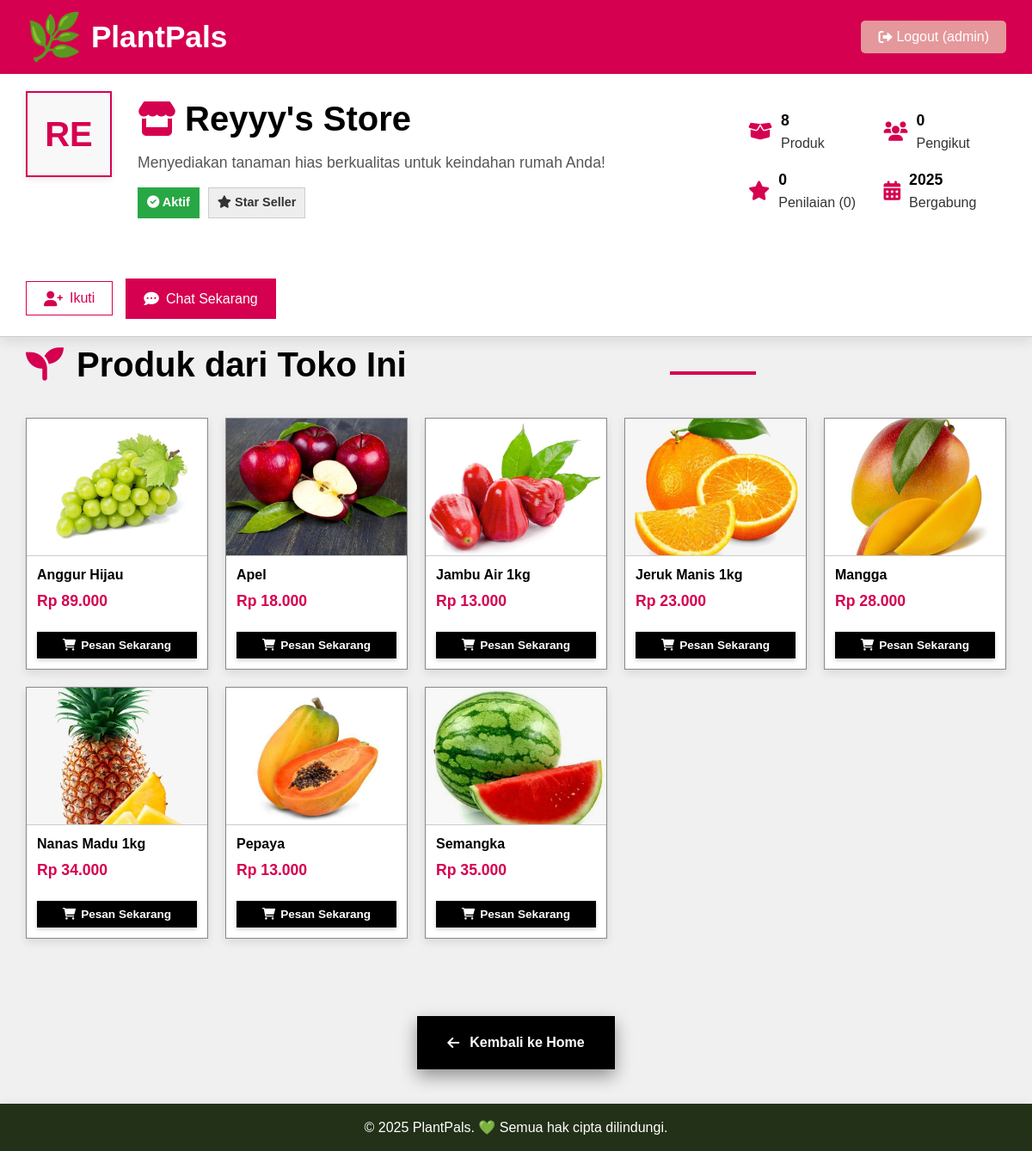
/store_profile_buyer.php?store_id_string=toko_ada_buah_1749587744 (signed in), run on an earlier commit of the app's database.
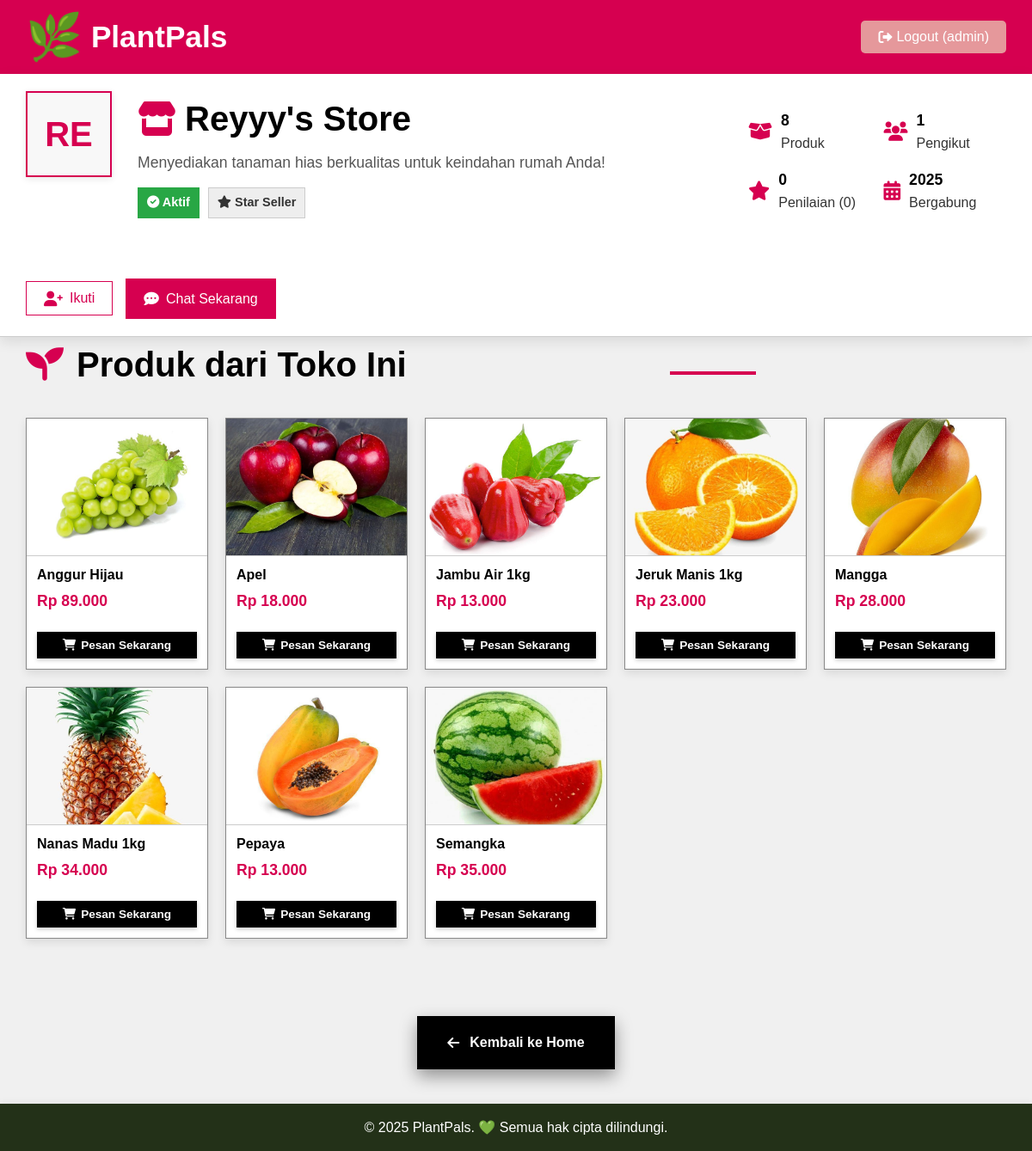
And on a later commit of the database.
### tables this page shows
CREATE TABLE `stores` (
  `id` int(11) NOT NULL,
  `store_id_string` varchar(50) NOT NULL,
  `name` varchar(255) NOT NULL,
  `address` text NOT NULL,
  `phone_number` varchar(20) DEFAULT NULL,
  `email` varchar(100) DEFAULT NULL,
  `seller_user_id` int(11) NOT NULL,
  `created_at` timestamp NOT NULL DEFAULT current_timestamp(),
  `updated_at` timestamp NOT NULL DEFAULT current_timestamp() ON UPDATE current_timestamp(),
  `followers_count` int(11) DEFAULT 0
);

CREATE TABLE `users` (
  `id` int(11) NOT NULL,
  `username` varchar(50) NOT NULL,
  `password` varchar(255) NOT NULL,
  `email` varchar(100) DEFAULT NULL,
  `full_name` varchar(100) DEFAULT NULL,
  `phone_number` varchar(20) DEFAULT NULL,
  `address` text DEFAULT NULL,
  `role` enum('buyer','seller','admin') NOT NULL DEFAULT 'buyer',
  `created_at` timestamp NOT NULL DEFAULT current_timestamp()
);

CREATE TABLE `products` (
  `id` int(11) NOT NULL,
  `name` varchar(100) NOT NULL,
  `img` varchar(255) DEFAULT NULL,
  `scientific_name` varchar(100) DEFAULT NULL,
  `family` varchar(100) DEFAULT NULL,
  `description` text DEFAULT NULL,
  `habitat` text DEFAULT NULL,
  `care_instructions` text DEFAULT NULL,
  `unique_fact` text DEFAULT NULL,
  `price` decimal(10,2) NOT NULL,
  `stock` int(11) NOT NULL DEFAULT 0,
  `seller_id` int(11) DEFAULT NULL,
  `category_id` int(11) DEFAULT NULL,
  `created_at` timestamp NOT NULL DEFAULT current_timestamp(),
  `updated_at` timestamp NOT NULL DEFAULT current_timestamp() ON UPDATE current_timestamp()
);

### store_profile_buyer.php (the view, shortened to what this page needs)
<?php
$username = htmlspecialchars($_SESSION['username']);
$user_id = $_SESSION['id'];
require_once 'config.php';
$store_details = null;
$all_store_products = [];
$store_id_string_param = $_GET['store_id_string'] ?? '';
$store_average_rating = 0;
$store_total_reviews_count = 0;
$store_product_count = 0;
$store_join_date = 'N/A';
$is_following = false;
$store_followers_count = 0;
if (!empty($store_id_string_param)) {
    $stmt_store = mysqli_prepare($conn, "SELECT s.id, s.store_id_string, s.name, s.address, s.phone_number, s.email, s.seller_user_id, u.username as seller_username, u.created_at as seller_join_date, s.followers_count
                                        FROM stores s
                                        JOIN users u ON s.seller_user_id = u.id
                                        WHERE s.store_id_string = ? AND u.role = 'seller'");
    if ($stmt_store) {
        mysqli_stmt_bind_param($stmt_store, "s", $store_id_string_param);
        mysqli_stmt_execute($stmt_store);
        $result_store = mysqli_stmt_get_result($stmt_store);
        $store_details = mysqli_fetch_assoc($result_store);
    }
    if ($store_details) {
        $store_join_date = date('Y', strtotime($store_details['seller_join_date']));
        $store_followers_count = $store_details['followers_count'];
        $stmt_products = mysqli_prepare($conn, "SELECT id, name, img, price, stock, family FROM products WHERE seller_id = ? AND stock > 0 ORDER BY name ASC");
        if ($stmt_products) {
            mysqli_stmt_bind_param($stmt_products, "i", $store_details['seller_user_id']);
            mysqli_stmt_execute($stmt_products);
            $result_products = mysqli_stmt_get_result($stmt_products);
            while ($row_product = mysqli_fetch_assoc($result_products)) {
                $all_store_products[] = $row_product;
            }
            $store_product_count = count($all_store_products);
        }
        $sql_store_reviews_stats = "SELECT COUNT(pr.id) AS total_reviews, AVG(pr.rating) AS avg_rating
                                    FROM product_reviews pr
                                    JOIN products p ON pr.product_id = p.id
                                    WHERE p.seller_id = ?";
        if ($stmt_store_reviews_stats = mysqli_prepare($conn, $sql_store_reviews_stats)) {
            mysqli_stmt_bind_param($stmt_store_reviews_stats, "i", $store_details['seller_user_id']);
            mysqli_stmt_execute($stmt_store_reviews_stats);
            mysqli_stmt_bind_result($stmt_store_reviews_stats, $total_reviews, $avg_rating);
            $store_total_reviews_count = $total_reviews ?? 0;
            $store_average_rating = round($avg_rating ?? 0, 1);
        } else {
            error_log("Error preparing store reviews stats statement: " . mysqli_error($conn));
        }
    }
}
?>
<!DOCTYPE html>
<html lang="id">
<head>
    <link rel="stylesheet" href="/PlantPals/css/main_styles.css">
    <link rel="stylesheet" href="/PlantPals/css/admin_seller_styles.css">
    <link rel="stylesheet" href="https://cdnjs.cloudflare.com/ajax/libs/font-awesome/6.0.0-beta3/css/all.min.css">
</head>
<body>
    <header>
        <h1><span class="emoji">🌿</span> PlantPals</h1>
        <form action="/PlantPals/logout.php" method="post" style="margin:0;">
            <button class="logout-btn" type="submit" name="logout"><i class="fas fa-sign-out-alt"></i> Logout (<?php echo htmlspecialchars($username); ?>)</button>
        </form>
    </header>
    <?php if ($store_details): ?>
    <div class="store-header-area">
        <div class="store-header-content"> <div class="store-logo-wrapper">
                <span class="store-logo-initials">
                    <?php echo htmlspecialchars(strtoupper(substr($store_details['name'], 0, 2))); ?>
                </span>
                </div>
            <div class="store-info-main">
                <h1 class="store-name-display"><i class="fas fa-store"></i> <?php echo htmlspecialchars($store_details['name']); ?></h1>
                <p class="store-slogan">Menyediakan tanaman hias berkualitas untuk keindahan rumah Anda!</p>
                <div class="store-badges">
                    <span class="store-badge active"><i class="fas fa-check-circle"></i> Aktif</span>
                    <span class="store-badge"><i class="fas fa-star"></i> Star Seller</span> </div>
            </div>
            <div class="store-stats-grid">
                <div class="store-stat-item">
                    <i class="fas fa-box-open"></i>
                    <div>
                        <div class="store-stat-value"><?php echo htmlspecialchars($store_product_count); ?></div>
                        <div>Produk</div>
                    </div>
                </div>
                <div class="store-stat-item">
                    <i class="fas fa-users"></i>
                    <div>
                        <div class="store-stat-value"><?php echo htmlspecialchars($store_followers_count); ?></div> <div>Pengikut</div>
                    </div>
                </div>
                <div class="store-stat-item">
                    <i class="fas fa-star"></i>
                    <div>
                        <div class="store-stat-value"><?php echo htmlspecialchars($store_average_rating); ?></div>
                        <div>Penilaian (<?php echo htmlspecialchars($store_total_reviews_count); ?>)</div>
                    </div>
                </div>
                <div class="store-stat-item">
                    <i class="fas fa-calendar-alt"></i>
                    <div>
                        <div class="store-stat-value"><?php echo htmlspecialchars($store_join_date); ?></div>
                        <div>Bergabung</div>
                    </div>
                </div>
            </div>
            <div class="store-actions">
                <?php if ($store_details['seller_user_id'] != $user_id):  ?>
                <button class="btn outlined" id="followBtn" data-store-id="<?php echo htmlspecialchars($store_details['id']); ?>">
                    <i class="fas fa-user-plus"></i> <span id="followText"><?php echo $is_following ? 'Diikuti' : 'Ikuti'; ?></span>
                </button>
                <?php else: ?>
                <span class="btn followed" style="cursor: default;"><i class="fas fa-store"></i> Ini Toko Anda</span>
                <?php endif; ?>
                <a href="/PlantPals/dashboard.php?page=chat&seller_id=<?php echo htmlspecialchars($store_details['seller_user_id']); ?>&store_id=<?php echo htmlspecialchars($store_details['id']); ?>&subject=Pesan untuk Toko <?php echo urlencode($store_details['name']); ?>" class="btn">
                    <i class="fas fa-comment-dots"></i> Chat Sekarang
                </a>
            </div>
        </div>
    </div>
    <?php endif; ?>
    <div class="main-content-area" style="padding: 0; margin-top: 0;">
        <?php if ($store_details): ?>
            <div class="products-section-container" style="max-width: none; border: none; box-shadow: none; background-color: transparent; padding: 0 30px;"> <h3 class="products-section-title" style="margin-top: 0; margin-bottom: 30px;"><i class="fas fa-seedling"></i> Produk dari Toko Ini</h3>
                <?php if (empty($all_store_products)):  ?>
                    <div class="no-products-message">
                        <i class="fas fa-box-open"></i>
                        <h2>Oops!</h2>
                        <p>Toko ini belum memiliki produk yang tersedia saat ini.</p>
                    </div>
                <?php else: ?>
                    <div class="products-from-store-grid">
                        <?php foreach ($all_store_products as $product):  ?>
                            <div class="card" data-category="<?php echo htmlspecialchars($product['family'] ?? 'Lainnya');  ?>">
                                <img src="<?php echo htmlspecialchars($product['img']); ?>" alt="<?php echo htmlspecialchars($product['name']); ?>" />
                                <div class="card-content">
                                    <h4><?php echo htmlspecialchars($product['name']); ?></h4>
                                    <p class="price">Rp <?php echo number_format($product['price'], 0, ',', '.'); ?></p>
                                </div>
                                <button class="buy-button"
                                        onclick="window.location.href='order_form.php?action=buy_now_single_product&product_id=<?php echo htmlspecialchars($product['id']); ?>&product_name=<?php echo urlencode(htmlspecialchars($product['name'])); ?>&product_price=<?php echo htmlspecialchars($product['price']); ?>&store_id_string=<?php echo htmlspecialchars($store_details['store_id_string']); ?>&store_name=<?php echo urlencode(htmlspecialchars($store_details['name'] . ' - (' . ($store_details['address'] ?? 'Alamat Tidak Diketahui') . ')')); ?>&quantity=1';"
                                        <?php echo ($product['stock'] <= 0 ? 'disabled' : ''); ?>>
                                    <i class="fas fa-shopping-cart"></i> <?php echo ($product['stock'] <= 0 ? 'Stok Habis' : 'Pesan Sekarang'); ?>
                                </button>
                            </div>
                        <?php endforeach; ?>
                    </div>
                <?php endif; ?>
            </div>
        <?php endif; ?>
        <div class="back-btn-container">
            <a href="/PlantPals/dashboard.php?page=home" class="back-btn"><i class="fas fa-arrow-left"></i> Kembali ke Home</a>
        </div>
    </div>
    <footer>
        <p>&copy; 2025 PlantPals. 💚 Semua hak cipta dilindungi.</p>
    </footer>
</body>
</html>

### CSS/main_styles.css (style rules this page uses)
* { box-sizing: border-box; margin: 0; padding: 0; }
body { font-family: 'Poppins', sans-serif; line-height: 1.6; background: linear-gradient(to right, #FFFF); color: #333; min-height: 100vh; display: flex; flex-direction: column; }
h1, h2, h3, h4, h5, h6, .section-heading, .section-sub-title { font-family: 'Montserrat', sans-serif; }
a { color: #D60050; text-decoration: none; transition: color 0.3s ease; }
header { background-color: #D60050; color: white; padding: 15px 30px; display: flex; justify-content: space-between; align-items: center; box-shadow: 0 4px 10px rgba(0,0,0,0.1); flex-wrap: wrap; gap: 15px; }
header h1 { font-size: 2.2rem; margin: 0; display: flex; align-items: center; }
header h1 .emoji { font-size: 1.5em; margin-right: 10px; line-height: 1; }
.logout-btn { background-color: #E5989B; color: white; border: none; padding: 10px 20px; border-radius: 5px; cursor: pointer; font-size: 1em; transition: background-color 0.3s ease; display: flex; align-items: center; gap: 5px; }
footer { background-color: #233118; color: white; text-align: center; padding: 15px; margin-top: auto; box-shadow: 0 -2px 8px rgba(0,0,0,0.05); }

### CSS/admin_seller_styles.css (style rules this page uses)
@media (max-width: 1200px) { h1 { font-size: 2.5rem; margin-bottom: 30px; } }

What changed in the data, as far as the page shows it:
changed stores "RE": followers_count "0" → "1"
